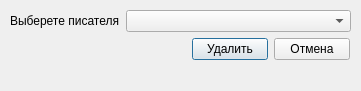
<?xml version="1.0" encoding="UTF-8"?>
<ui version="4.0">
 <class>DelW</class>
 <widget class="QDialog" name="DelW">
  <property name="geometry">
   <rect>
    <x>0</x>
    <y>0</y>
    <width>361</width>
    <height>91</height>
   </rect>
  </property>
  <property name="windowTitle">
   <string>Удалить писателя</string>
  </property>
  <widget class="QWidget" name="layoutWidget">
   <property name="geometry">
    <rect>
     <x>10</x>
     <y>10</y>
     <width>341</width>
     <height>22</height>
    </rect>
   </property>
   <layout class="QFormLayout" name="formLayout">
    <item row="0" column="0">
     <widget class="QLabel" name="label">
      <property name="text">
       <string>Выберете писателя</string>
      </property>
     </widget>
    </item>
    <item row="0" column="1">
     <widget class="QComboBox" name="comboBox"/>
    </item>
   </layout>
  </widget>
  <widget class="QWidget" name="layoutWidget">
   <property name="geometry">
    <rect>
     <x>192</x>
     <y>37</y>
     <width>158</width>
     <height>25</height>
    </rect>
   </property>
   <layout class="QHBoxLayout" name="horizontalLayout_2">
    <item>
     <widget class="QPushButton" name="pushButton">
      <property name="text">
       <string>Удалить</string>
      </property>
     </widget>
    </item>
    <item>
     <widget class="QPushButton" name="pushButton_2">
      <property name="text">
       <string>Отмена</string>
      </property>
     </widget>
    </item>
   </layout>
  </widget>
 </widget>
 <resources/>
 <connections/>
</ui>
